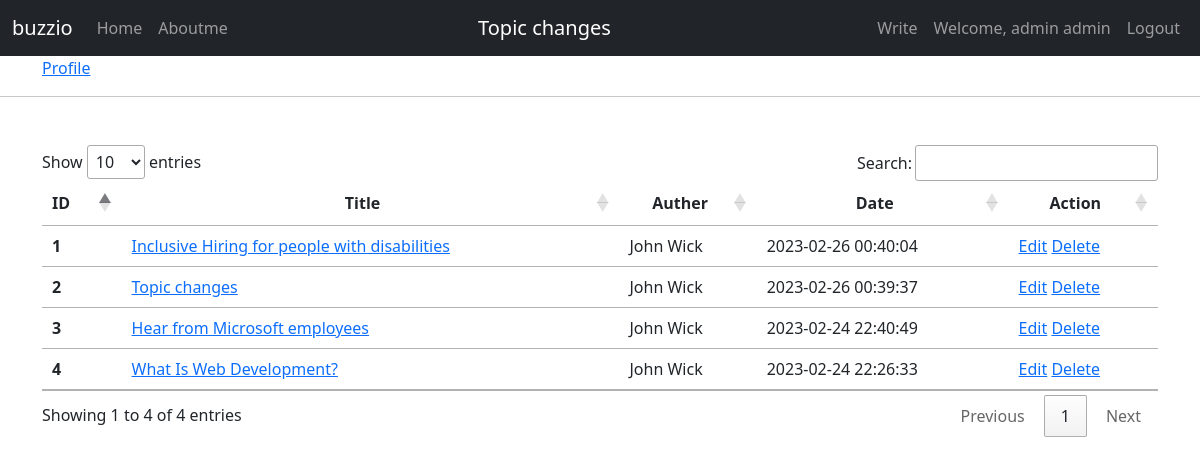
Screenshot of /aboutme.php (signed in) with the database file from the repository.
### tables this page shows
CREATE TABLE `compose` (
  `category_id` int(11) NOT NULL AUTO_INCREMENT,
  `category_type` varchar(255) NOT NULL,
  `title` varchar(255) NOT NULL,
  `content` varchar(5000) NOT NULL,
  `created_date` datetime NOT NULL,
  `compose_username` varchar(255) NOT NULL,
  `highlights` enum('Yes','No') NOT NULL DEFAULT 'No',
  `authurname` varchar(100) NOT NULL,
  `user_id` int(11) NOT NULL,
  PRIMARY KEY (`category_id`),
  KEY `fk_user_id` (`user_id`),
  CONSTRAINT `fk_user_id` FOREIGN KEY (`user_id`) REFERENCES `usersregistration` (`register_id`) ON DELETE CASCADE
);

### auth/dbaccess.php (called while the page is built, shortened)
<?php
class User
{
    private $dbserver = "localhost";
    private $dbusername = "root";
    private $dbpassword = "mysqlpassword";
    private $dbdatabase = "usersdb";
    protected $db;
    public function __construct()
    {
        $this->db = new mysqli($this->dbserver, $this->dbusername, $this->dbpassword, $this->dbdatabase);
    }
    public function user_Db_Query($username)
    {
        $stmt = $this->db->prepare("SELECT * FROM usersregistration WHERE username = ?");
        $stmt->bind_param("s", $username);
        $stmt->execute();
        $result = $stmt->get_result();
        if ($result->num_rows > 0) {
            $rows = $result->fetch_all(MYSQLI_ASSOC);
            return $rows;
        } else {
            return false;
        }
    }
    public function allIndex_Query()
    {
        $stmt = $this->db->prepare("SELECT * FROM compose ORDER BY created_date DESC");
        $stmt->execute();
        $result = $stmt->get_result();
        if ($result->num_rows > 0) {
            $rows = $result->fetch_all(MYSQLI_ASSOC);
            return $rows;
        } else {
            return false;
        }
    }
    public function highlight_Query($highlight)
    {
        $stmt = $this->db->prepare("SELECT * FROM compose WHERE highlights = ? ORDER BY created_date DESC");
        $stmt->bind_param("s", $highlight);
        $stmt->execute();
        $result = $stmt->get_result();
        if ($result->num_rows > 0) {
            $rows = $result->fetch_assoc();
            return $rows;
        } else {
            return false;
        }
    }
}
?>

### auth/query.php (called while the page is built, shortened)
<?php
function indexQuery(){
    require_once 'dbaccess.php';
    $user = new User();
    return $user->allIndex_Query();
}
function userDbQuery($username){
    require_once 'dbaccess.php';
    $user = new User();
    return $user->user_Db_Query($username);
}
function highlight($highlight){
    return highligthQuery($highlight);
}
function highligthQuery($highlight){
    require_once 'dbaccess.php';
    $user = new User();
    return $user->highlight_Query($highlight);
}
?>

### aboutme.php (the view, shortened to what this page needs)
<?php
$username = $_SESSION['username'];
require 'auth/query.php';
$records = userDbQuery($username);
$userid = "";
foreach ($records as $record) {
  $userid = $record['register_id'];
  $username = $record['username'];
  $usertype = $record['user_type'];
}  $_SESSION['userid'] = $userid;
?>
<?php include 'hnf/header.php';
require_once 'auth/query.php';
$highlight = highlight('Yes');
?>
<nav class="navbar navbar-expand-md navbar-dark bg-dark">
  <div class="container-fluid">
    <a class="navbar-brand" href="index.php">buzzio</a>
    <div class="collapse navbar-collapse justify-content-between" id="navbarNav">
      <ul class="navbar-nav">
        <li class="nav-item">
          <a class="nav-link" href="index.php">Home</a>
        </li>
        <?php if (isset($_SESSION['authenticated'])) { ?>
          <li class="nav-item">
            <a class="nav-link" href="aboutme.php">Aboutme</a>
          </li>
        <?php } ?>
        </ul>
        <div>
        <?php echo '<a class="navbar-brand d-flex justify-content-center" href="view.php?category_id=' . $highlight['category_id'] . '">' . $highlight['title'] . '</a>'?>
      </div>
      <ul class="navbar-nav">
        <?php if (isset($_SESSION['authenticated'])) { ?>
          <li class="nav-item">
            <a class="nav-link" href="write.php">Write</a>
          </li>
          <li class="nav-item">
            <a class="nav-link" href="profile.php">Welcome, <?php echo $_SESSION['fullname']; ?></a>
          </li>
          <li class="nav-item">
            <a class="nav-link" href="auth/logout.php">Logout</a>
          </li>
        <?php } ?>
      </ul>
    </div>
  </div>
</nav>
<div class="container center">
  <a href="profile.php"> Profile</a>
</div>
<hr>
<div class="container mt-5">
  <table class="table" id="myTable">
    <thead>
      <tr>
        <th scope="col">ID</th>
        <th style="text-align: center;" scope="col">Title</th>
        <th style="text-align: center;" scope="col">Auther</th>
        <th style="text-align: center;" scope="col">Date</th>
        <th style="text-align: center;" scope="col">Action</th>
      </tr>
    </thead>
    <tbody>
      <?php
      if($usertype == 'admin'){
        require_once 'auth/query.php';
        $queryRecords = indexQuery();
        $sno = 0;
        foreach ($queryRecords as $queryRecord) {
          $sno++;
          echo '<tr>';
          echo '<th scope="row">' . $sno . '</th>';
          echo '<td><a href="view.php?category_id=' . $queryRecord['category_id'] . '">' . $queryRecord['title'] . '</a></td>';
          echo '<td>' . $queryRecord['authurname'] . '</td>';
          echo '<td>' . $queryRecord['created_date'] . '</td>';
          echo '<td><a href="edit.php?category_id=' . $queryRecord['category_id'] . '"> Edit</a> ';
          echo '<a href="delete.php?category_id=' . $queryRecord['category_id'] . '"
                onclick="return confirm(\'Are you sure you want to delete this record?\')">Delete</a>';
          echo '</td>';
          echo '</tr>';
        }
        }
      ?>
    </tbody>
  </table>
</div>
<?php include 'hnf/footer.php'; ?>

### rows the page displays
compose: title "Topic changes", authurname "John Wick", created_date "2023-02-26 00:39:37"
compose: title "Inclusive Hiring for people with disabilities", authurname "John Wick", created_date "2023-02-26 00:40:04"
compose: title "Hear from Microsoft employees", authurname "John Wick", created_date "2023-02-24 22:40:49"
compose: title "What Is Web Development?", authurname "John Wick", created_date "2023-02-24 22:26:33"

### other values shown
$_SESSION['fullname'] "admin admin"
